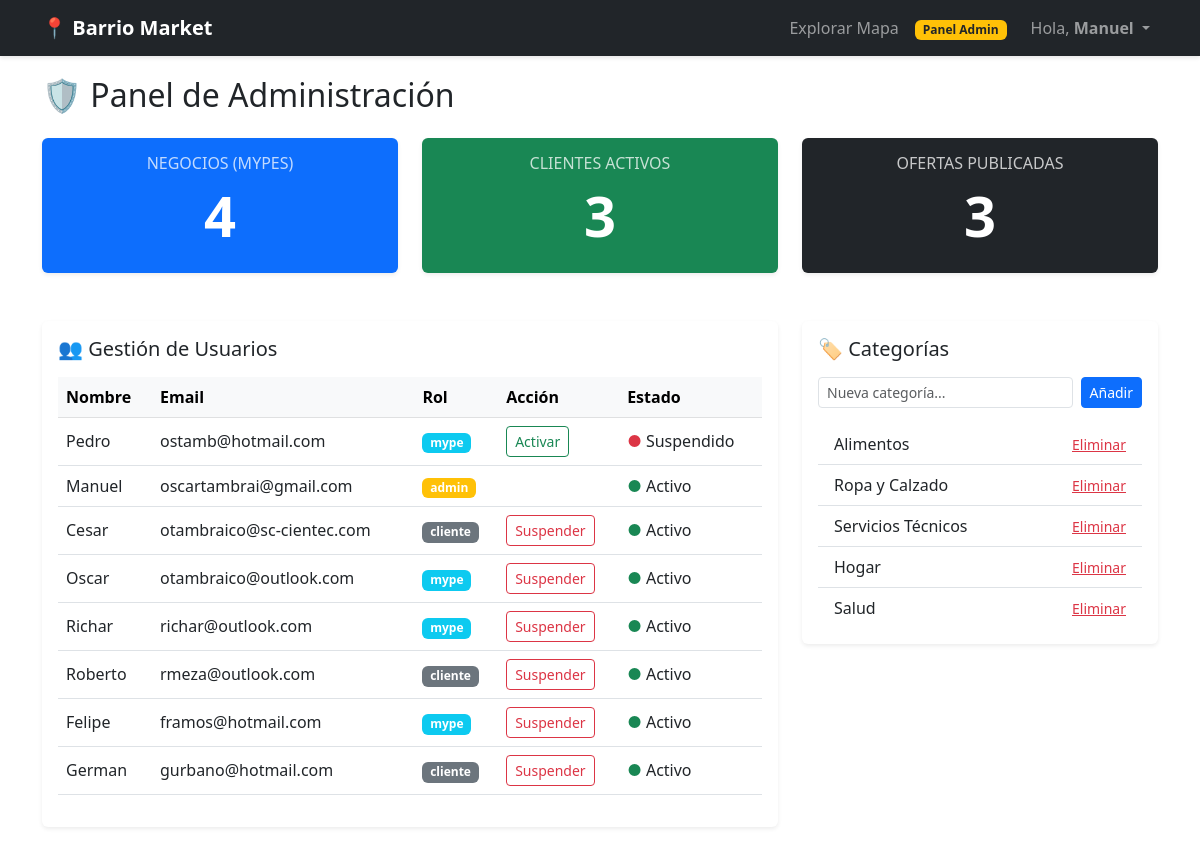
The page /admin (signed in) on the database its author committed.
### tables this page shows
CREATE TABLE usuarios (
            id INTEGER PRIMARY KEY AUTOINCREMENT,
            nombre TEXT NOT NULL,
            email TEXT UNIQUE NOT NULL,
            password TEXT NOT NULL,
            rol TEXT CHECK(rol IN ('mype', 'cliente', 'admin')) DEFAULT 'cliente',
            latitud REAL, longitud REAL
        , estado TEXT DEFAULT 'activo');

CREATE TABLE maestro_categorias (
            id INTEGER PRIMARY KEY AUTOINCREMENT,
            nombre TEXT UNIQUE NOT NULL
        );

### app.py (the view)
@app.route('/admin')
@login_required
def admin_panel():
    if session.get('user_rol') != 'admin':
        flash("Acceso restringido.")
        return redirect('/')
    conn = sqlite3.connect('marketplace.db')
    conn.row_factory = sqlite3.Row
    cursor = conn.cursor()
    cursor.execute("SELECT count(*) as total FROM usuarios WHERE rol='mype'")
    total_mypes = cursor.fetchone()['total']
    cursor.execute("SELECT count(*) as total FROM usuarios WHERE rol='cliente'")
    total_clientes = cursor.fetchone()['total']
    cursor.execute("SELECT count(*) as total FROM productos")
    total_productos = cursor.fetchone()['total']
    cursor.execute("SELECT id, nombre, email, rol, estado FROM usuarios")
    usuarios = cursor.fetchall()
    cursor.execute("SELECT * FROM maestro_categorias")
    categorias = cursor.fetchall()
    conn.close()
    return render_template('admin.html',
                           mypes=total_mypes,
                           clientes=total_clientes,
                           productos=total_productos,
                           usuarios=usuarios,
                           categorias=categorias
                           )

### app.py (called while the page is built)
def login_required(f):
    @wraps(f)
    def decorated_function(*args, **kwargs):
        if 'user_id' not in session:
            flash("Por favor, inicia sesión primero")
            return redirect('/login')
        return f(*args, **kwargs)
    return decorated_function

### templates/admin.html (shortened to what this page needs)
{% extends "base.html" %}
{% block content %}
    <div class="container pb-5">
    <h2 class="mb-4">🛡️ Panel de Administración</h2>
    <div class="row mb-5">
        <div class="col-md-4">
            <div class="card bg-primary text-white shadow-sm border-0">
                <div class="card-body text-center">
                    <h6 class="text-uppercase opacity-75">Negocios (MYPES)</h6>
                    <h2 class="display-4 fw-bold">{{ mypes }}</h2>
                </div>
            </div>
        </div>
        <div class="col-md-4">
            <div class="card bg-success text-white shadow-sm border-0">
                <div class="card-body text-center">
                    <h6 class="text-uppercase opacity-75">Clientes Activos</h6>
                    <h2 class="display-4 fw-bold">{{ clientes }}</h2>
                </div>
            </div>
        </div>
        <div class="col-md-4">
            <div class="card bg-dark text-white shadow-sm border-0">
                <div class="card-body text-center">
                    <h6 class="text-uppercase opacity-75">Ofertas Publicadas</h6>
                    <h2 class="display-4 fw-bold">{{ productos }}</h2>
                </div>
            </div>
        </div>
    </div>
    <div class="row">
        <div class="col-lg-8">
            <div class="card shadow-sm border-0 p-3 mb-4">
                <h5 class="mb-3">👥 Gestión de Usuarios</h5>
                <div class="table-responsive">
                    <table class="table table-hover align-middle">
                        <thead class="table-light">
                            <tr>
                                <th>Nombre</th>
                                <th>Email</th>
                                <th>Rol</th>
                                <th>Acción</th>
                                <th>Estado</th>
                            </tr>
                        </thead>
                        <tbody>
                            {% for user in usuarios %}
                                <tr>
                                    <td>{{ user.nombre }}</td>
                                    <td>{{ user.email }}</td>
                                    <td>
                                        <span class="badge {% if user.rol == 'mype' %}bg-info{% elif user.rol == 'admin' %}bg-warning{% else %}bg-secondary{% endif %}">
                                            {{ user.rol }}
                                        </span>
                                    </td>
                                    <td>
                                        {% if user.id != session['user_id'] %} {% if user.estado == 'activo' %}
                                                <a href="/admin/cambiar_estado/{{ user.id }}/suspendido" class="btn btn-sm btn-outline-danger">Suspender</a>
                                            {% else %}
                                                <a href="/admin/cambiar_estado/{{ user.id }}/activo" class="btn btn-sm btn-outline-success">Activar</a>
                                            {% endif %}
                                        {% endif %}
                                    </td>
                                    <td>
                                        {% if user.estado == 'activo' %}
                                            <span class="text-success">●</span> Activo
                                        {% else %}
                                            <span class="text-danger">●</span> Suspendido
                                        {% endif %}
                                    </td>
                                </tr>
                            {% endfor %}
                        </tbody>
                    </table>
                </div>
            </div>
        </div>
        <div class="col-lg-4">
            <div class="card shadow-sm border-0 p-3">
                <h5 class="mb-3">🏷️ Categorías</h5>
                <form action="/admin/agregar_categoria" method="POST" class="mb-3 d-flex gap-2">
                    <input type="text" name="nombre_cat" class="form-control form-control-sm" placeholder="Nueva categoría..." required>
                    <button type="submit" class="btn btn-primary btn-sm">Añadir</button>
                </form>
                <ul class="list-group list-group-flush">
                    {% for cat in categorias %}
                    <li class="list-group-item d-flex justify-content-between align-items-center">
                        {{ cat.nombre }}
                        <a href="/admin/eliminar_categoria/{{ cat.id }}"
                        class="text-danger"
                        onclick="return confirm('¿Eliminar esta categoría?')">
                        <small>Eliminar</small>
                        </a>
                    </li>
                    {% endfor %}
                </ul>
            </div>
        </div>
    </div>
</div>
{% endblock %}

### templates/base.html (shortened to what this page needs)
<!DOCTYPE html>
<html lang="es">
<head>
    <link href="https://cdn.jsdelivr.net/npm/bootstrap@5.3.0/dist/css/bootstrap.min.css" rel="stylesheet">
</head>
<body>
    <nav class="navbar navbar-expand-lg navbar-dark bg-dark">
        <div class="container">
            <a class="navbar-brand fw-bold" href="/">
                <span class="text-primary">📍</span> Barrio Market
            </a>
            <div class="collapse navbar-collapse" id="navbarNav">
                <ul class="navbar-nav ms-auto align-items-center">
                    <li class="nav-item">
                        <a class="nav-link" href="/">Explorar Mapa</a>
                    </li>
                    {% if session.get('user_id') %}
                        {% if session.get('user_rol') == 'mype' %}
                            <li class="nav-item">
                                <a class="nav-link badge bg-info text-dark ms-lg-2" href="/dashboard_mype">Mi Negocio</a>
                            </li>
                        {% elif session.get('user_rol') == 'admin' %}
                            <li class="nav-item">
                                <a class="nav-link badge bg-warning text-dark ms-lg-2" href="/admin">Panel Admin</a>
                            </li>
                        {% else %}
                            <li class="nav-item">
                                <a class="nav-link" href="/perfil_cliente">Mi Perfil</a>
                            </li>
                        {% endif %}
                        <li class="nav-item dropdown ms-lg-3">
                            <a class="nav-link dropdown-toggle" href="#" id="userDrop" role="button" data-bs-toggle="dropdown">
                                Hola, <strong>{{ session.get('user_nombre') }}</strong>
                            </a>
                        </li>
                    {% endif %}
                </ul>
            </div>
        </div>
    </nav>
    <div id="main-container">
        {% block content %}{% endblock %}
    </div>
</body>
</html>

### templates/base.html (style rules this page uses)
.navbar { box-shadow: 0 2px 4px rgba(0,0,0,0.1); }
#main-container { margin-top: 20px; }

### rows shown on the page
usuarios: get "Manuel", nombre "Manuel", email "oscartambrai@gmail.com", rol "admin", estado "Activo"
usuarios: nombre "Pedro", email "ostamb@hotmail.com", rol "mype", estado "Suspendido"
usuarios: nombre "Cesar", email "otambraico@sc-cientec.com", rol "cliente", estado "Activo"
usuarios: nombre "Oscar", email "otambraico@outlook.com", rol "mype", estado "Activo"
usuarios: nombre "Richar", email "richar@outlook.com", rol "mype", estado "Activo"
usuarios: nombre "Roberto", email "rmeza@outlook.com", rol "cliente", estado "Activo"
usuarios: nombre "Felipe", email "framos@hotmail.com", rol "mype", estado "Activo"
usuarios: nombre "German", email "gurbano@hotmail.com", rol "cliente", estado "Activo"
maestro_categorias: nombre "Alimentos"
maestro_categorias: nombre "Ropa y Calzado"
maestro_categorias: nombre "Servicios Técnicos"
maestro_categorias: nombre "Hogar"
maestro_categorias: nombre "Salud"

### other values the page prints
{{ mypes }} "4"
{{ clientes }} "3"
{{ productos }} "3"
